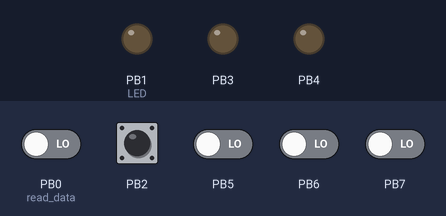
The program below on a simulated ATtiny85, built with avr-gcc and emulated at 8 MHz. On the bench: output pins drawn as LEDs (lit = HIGH). Inputs (shaded band) come from the test bench; at power-on: PB2 HIGH, PB0 (read_data), PB5–7 LOW.

Above: at 0.3 s.
Timing chart, 0 to 1.8 s (numbered marks = the images above):
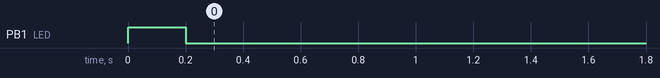

The program:

main.c
```c
#include <stdbool.h>
#include <avr/io.h>
#include <avr/interrupt.h>
#include <avr/wdt.h>
#include <util/delay.h>

#define read_data() (PINB & _BV(PB0))

#define CODE        0b0100011011110000110000101
#define CODE_LEN    25
#define CODE_REQ    4
#define CODE_TOUT   2430 // ~0.5sec
static uint8_t buffer[CODE_LEN];
static volatile uint8_t recv_ok;

ISR(TIMER0_COMPA_vect)
{
    static uint16_t timer = 0;

    if (recv_ok >= CODE_REQ) return;
    bool data = read_data();

    uint32_t code = CODE;
    bool code_found = true;
    for (uint8_t i = 0; i < CODE_LEN; i++) {
        uint8_t b1 = (i < CODE_LEN-1) ? ((buffer[i+1] & 0x08) >> 3) : (data ? 1 : 0);
        buffer[i] <<= 1;
        buffer[i] |= b1;

        uint8_t b2 = (code & 1UL);
        if (b1 != b2) code_found = false;
        code >>= 1;
    }

    if (code_found) {
        recv_ok++;
    } else if (++timer > CODE_TOUT) {
        if (recv_ok > 0) recv_ok--;
        timer = 0;
    }
}


/*
   1110100011101000...
   | 1 | 0 | 1 | 0 ...
*/
int main(void)
{
    wdt_enable(WDTO_4S);

    PORTB |= _BV(PB2); // pullup na tlacitko
    DDRB |= _BV(PB1) | _BV(PB3) | _BV(PB4); // LED vystupni, tranzistory vystupni

    OCR0A = 206;
    TCCR0A = _BV(WGM01); // CTC
    TCCR0B = _BV(CS01); // 8MHz / 8 -> 1us
    TIMSK |= _BV(OCIE0A);

    PORTB |= _BV(PB1);
    _delay_ms(200);
    PORTB &= ~_BV(PB1);

    sei();

    while (1) {
        do {
            wdt_reset();
        } while (recv_ok < CODE_REQ);

        PORTB |= _BV(PB1) | _BV(PB4);
        _delay_ms(500);
        PORTB &= ~(_BV(PB1) | _BV(PB4));
        wdt_reset();
        _delay_ms(1500);
        wdt_reset();
        _delay_ms(1500);
        recv_ok = 0;
    }
}
```

Measured:
- by itself, PB1 (LED): LOW → HIGH at 0.00 s, → LOW 0.20 s later
